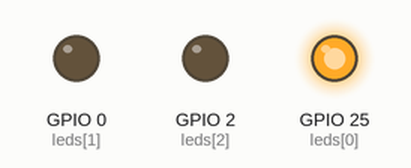
The sketch below on a simulated ESP32. Parts: output pins drawn as LEDs (lit = HIGH).

Above: at 0.6 s.
At 3.0 s:
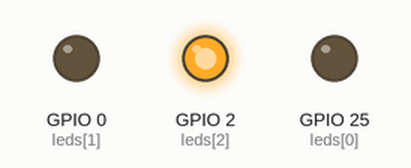
At 4.2 s:
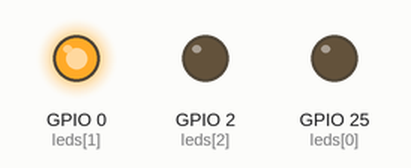
Timing chart, 0 to 7.8 s (numbered marks = the images above):
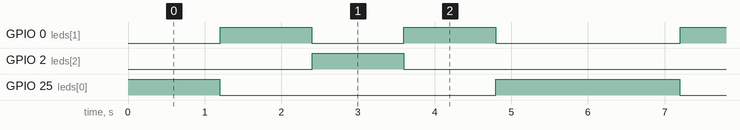

Measured:
- by itself, GPIO 0 (leds[1]): repeats every 6.0 s: LOW 1.2 s, HIGH 1.2 s, LOW 2.4 s, HIGH 1.2 s
- by itself, GPIO 2 (leds[2]): alternates HIGH for 1.2 s and LOW for 4.8 s
- by itself, GPIO 25 (leds[0]): repeats every 6.0 s: LOW 3.6 s, HIGH 2.4 s

The sketch:

KnightRider.ino
```cpp
// KNIGHT RIDER
int leds[3] = {25,0,2};
int secuencia[5][3]{
  {1,0,0},
  {0,1,0},
  {0,0,1},
  {0,1,0},
  {1,0,0}
};

void setup() {
  for(int i=0;i<4;i++)
    pinMode(leds[i],OUTPUT);
}

void loop() {
  for (int ren=0;ren<5;ren++){
    for (int col=0;col<3;col++)
      digitalWrite(leds[col],secuencia[ren][col]);
  delay(1200);
  }
}
```
